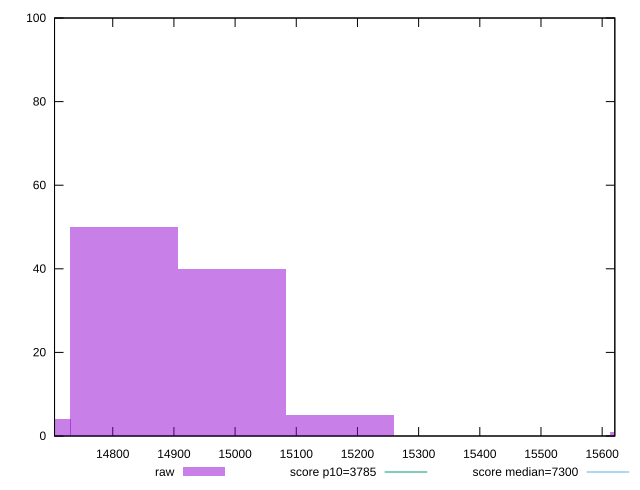

gnuplot code for this plot:
reset

$raw <<EOF
15701.248582622207 1
14819.15596562096 50
14995.574489021208 40
15171.993012421459 5
14642.73744222071 4
EOF

set key outside below
set boxwidth 176.4185234002495
set xrange [14704.848000000002:15620.690499999999]
set yrange [0:100]
set trange [0:100]
set style fill transparent solid 0.5 noborder

set parametric
set terminal svg size 640, 490 enhanced background rgb 'white'
set output "reports/report_00033_2021-03-01T14-23-16.841Z/interactive/samples/astro/raw/histogram.svg"

plot $raw title "raw" with boxes, \
     3785,t title "score p10=3785", \
     7300,t title "score median=7300"

reset
